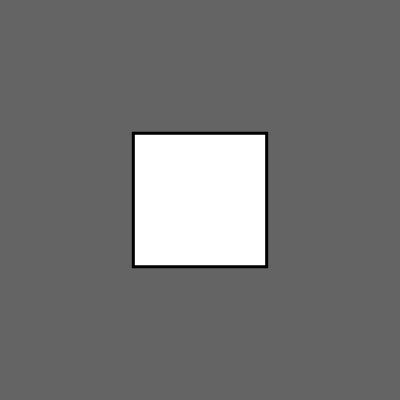
Frame 1 (no input)
Frame 60 (no input): identical to frame 1, image omitted
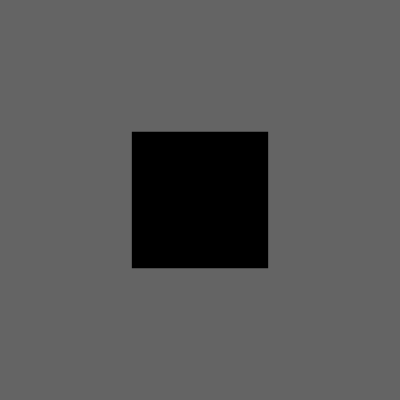
Frame 120 (the mouse pressed at the canvas centre since frame 60)

The p5.js sketch that drew these frames (run headless with seeded random() and noise() and a simulated clock; from frame 60 on, the mouse is pressed at the canvas centre):

// p5.js sketch
// ── sketch.js
let toggle = false;

function setup() {
  createCanvas(400, 400);
}

function draw() {
  background(100);
  if (toggle) {
    fill(0);
  } else {
    fill(255);
  }

  stroke(0);
  strokeWeight(3);
  rect(width / 3, height / 3, width / 3, height / 3);
}

function mousePressed() {
  if (
    mouseX > width / 3 &&
    mouseX < (width * 2) / 3 &&
    mouseY > width / 3 &&
    mouseY < (height * 2) / 3
  ) {
    toggle = !toggle;
  }
}
